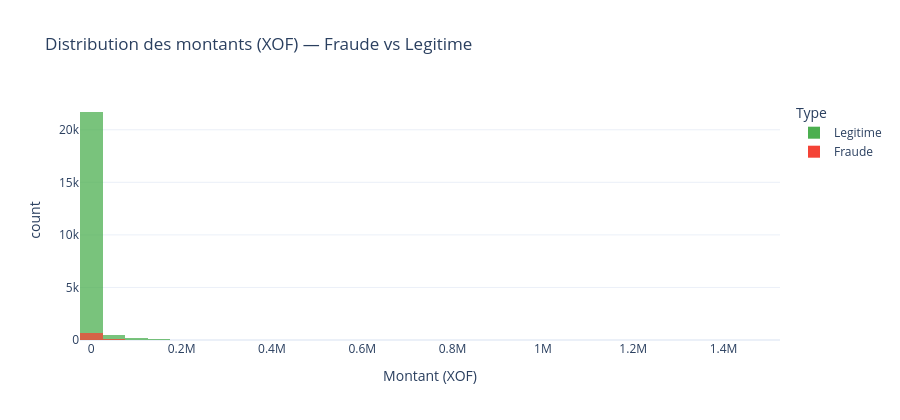

Notebook code for this chart:
### Code cell
# Distribution des montants
fig = px.histogram(tx, x='montant', color='type', nbins=60,
                   barmode='overlay', opacity=0.75,
                   color_discrete_map={'Legitime': LEGIT, 'Fraude': FRAUD},
                   title='Distribution des montants (XOF) — Fraude vs Legitime',
                   labels={'montant': 'Montant (XOF)', 'type': 'Type'})
fig.update_layout(height=420)
fig.show()

print('Statistiques montants (XOF) :')
print(tx.groupby('type')['montant'].agg(['mean','median','min','max'])
      .map(lambda x: f'{x:,.0f}'))

### Figure 1 — Plotly figure (JSON) as saved in the notebook; plotly's stock layout.template omitted (floating-point values rounded to 4 significant figures; data arrays with more than 128 entries replaced by an {"elided": "..."} marker saying what was removed)
{"data": [{"bingroup": "x", "hovertemplate": "Type=Legitime<br>Montant (XOF)=%{x}<br>count=%{y}<extra></extra>", "legendgroup": "Legitime", "marker": {"color": "#4CAF50", "opacity": 0.75, "pattern": {"shape": ""}}, "name": "Legitime", "nbinsx": 60, "orientation": "v", "showlegend": true, "type": "histogram", "x": {"elided": "22565 float values"}, "xaxis": "x", "yaxis": "y"}, {"bingroup": "x", "hovertemplate": "Type=Fraude<br>Montant (XOF)=%{x}<br>count=%{y}<extra></extra>", "legendgroup": "Fraude", "marker": {"color": "#F44336", "opacity": 0.75, "pattern": {"shape": ""}}, "name": "Fraude", "nbinsx": 60, "orientation": "v", "showlegend": true, "type": "histogram", "x": {"elided": "754 float values"}, "xaxis": "x", "yaxis": "y"}], "layout": {"barmode": "overlay", "height": 420, "legend": {"title": {"text": "Type"}, "tracegroupgap": 0}, "title": {"text": "Distribution des montants (XOF) — Fraude vs Legitime"}, "xaxis": {"anchor": "y", "domain": [0, 1], "title": {"text": "Montant (XOF)"}}, "yaxis": {"anchor": "x", "domain": [0, 1], "title": {"text": "count"}}}}
